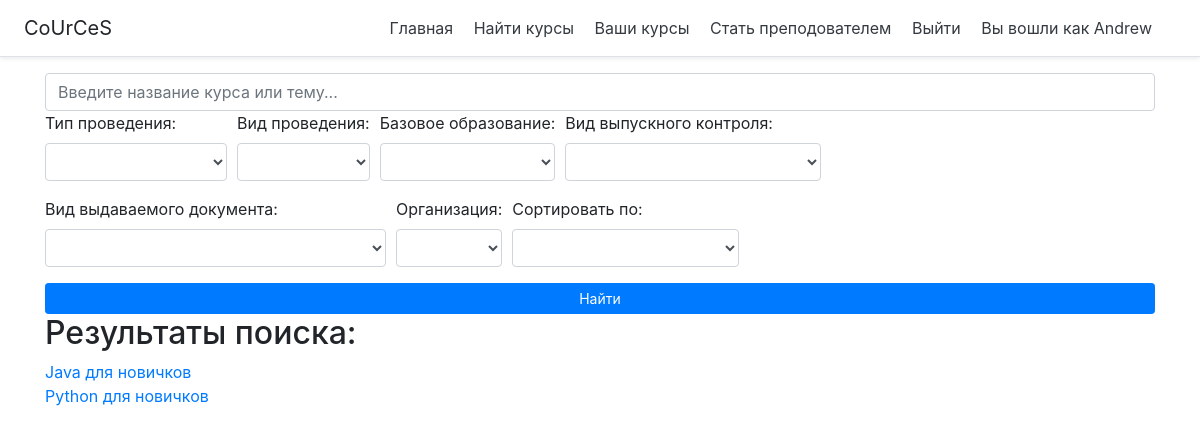
Before: /view-search-result (signed in) with the older database file.
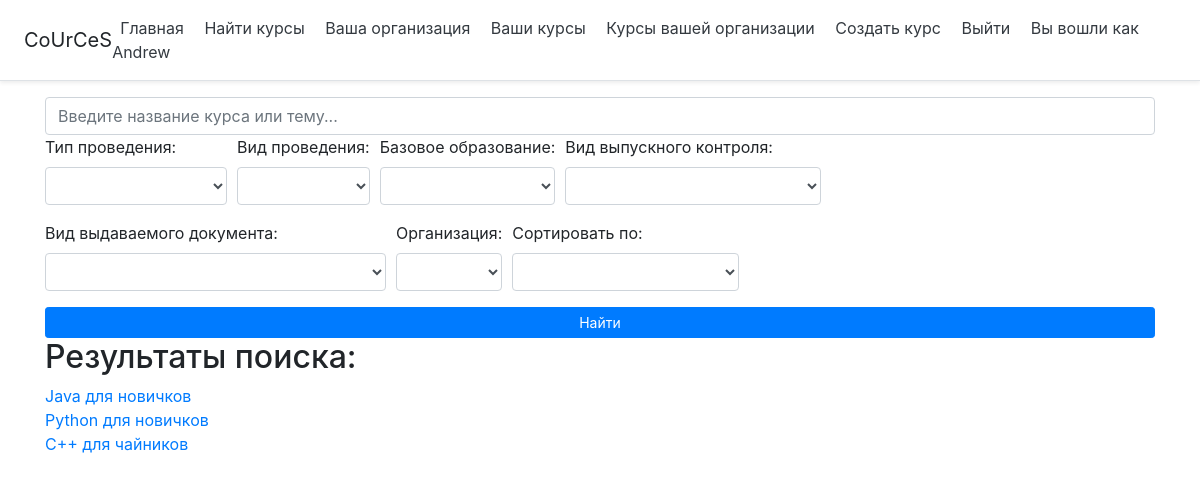
After: the same page with the newer database file.
### cource/models.py (models this page shows, shortened)
class Cource(models.Model):
    TYPE_OF_COURCE_CHOICES = [
        ('Груповые', 'Груповые'),
        ('Индивидуальные', 'Индивидуальные'),
    ]
    ATTENDANCE_CHOICES = [
        ('Очные', 'Очные'),
        ('Заочные', 'Заочные'),
    ]
    BASE_EDUCATION_CHOICES = [
        ('Среднее', 'Среднее'),
        ('Высшее', 'Высшее'),
    ]
    GRADUATE_CONTROL_CHOICES = [
        ('Квалификационная работа', 'Квалификационная работа'),
        ('Экзамен', 'Экзамен'),
        ('Собеседование', 'Собеседование'),
    ]
    GRADUATE_DOCUMENT_CHOICES = [
        ('Документ государственного образца', 'Документ государственного образца'),
        ('Сертификат', 'Сертификат'),
    ]
    title = models.CharField('Название', max_length=100)
    description = models.TextField('Описание')
    type_of_cource = models.CharField('Тип проведения', choices=TYPE_OF_COURCE_CHOICES, max_length=100)
    attendance = models.CharField('Вид проведения', choices=ATTENDANCE_CHOICES, max_length=100)
    start_date = models.DateField('Дата начала курсов')
    end_date = models.DateField('Дата окончания курсов')
    study_hours = models.IntegerField('Колличество часов обучения')
    base_education = models.CharField('Базовое образование', choices=BASE_EDUCATION_CHOICES, max_length=100)
    graduate_control = models.CharField('Вид выпускного контроля', choices=GRADUATE_CONTROL_CHOICES, max_length=100)
    graduate_document = models.CharField('Вид выдаваемого документа', choices=GRADUATE_DOCUMENT_CHOICES, max_length=100)
    price = models.IntegerField('Стоимость обучения')
    organization = models.ForeignKey(Organization, on_delete = models.CASCADE)

### cource/views.py (the view)
# urls.py: path('view-search-result', views.view_search_result, name='view_search_result'),
def view_search_result(request):
    template = 'cource/base_user.html' if request.user.is_authenticated and request.user.organization_set.count() > 0 else 'cource/base.html'
    cources = Cource.objects.all()
    SORT_CHOICES = [
        ('price', 'От дешевых к дорогим'),
        ('-price', 'От дорогих к дешевым'),
    ]
    context = {
        'template': template,
        'cources': cources,
        'TYPE_OF_COURCE_CHOICES': Cource.TYPE_OF_COURCE_CHOICES,
        'ATTENDANCE_CHOICES': Cource.ATTENDANCE_CHOICES,
        'BASE_EDUCATION_CHOICES': Cource.BASE_EDUCATION_CHOICES,
        'GRADUATE_CONTROL_CHOICES': Cource.GRADUATE_CONTROL_CHOICES,
        'GRADUATE_DOCUMENT_CHOICES': Cource.GRADUATE_DOCUMENT_CHOICES,
        'SORT_CHOICES': SORT_CHOICES,
    }
    return render(request, 'cource/cources/search_cources.html', context)

### cource/templates/cource/cources/search_cources.html (shortened to what this page needs)
{% extends template %}
{% block content %}
    <form action="{% url 'search_cources' %}" method="GET">
        <input type="text" name="title" class="form-control" placeholder="Введите название курса или тему...">
        <div class="form-row">
            <div class="form-group col-ml-6">
                <label for="type_of_cource">Тип проведения:</label>
                <select class="form-control" name="type_of_cource">
                        <option></option>
                    {% for choice in TYPE_OF_COURCE_CHOICES %}
                        <option value="{{ choice.0 }}">{{ choice.1 }}</option>
                    {% endfor %}
                </select>
            </div>
            <div class="form-group col-mt-6">
                <label for="attendance">Вид проведения:</label>
                <select class="form-control" name="attendance">
                        <option></option>
                    {% for choice in ATTENDANCE_CHOICES %}
                        <option value="{{ choice.0 }}">{{ choice.1 }}</option>
                    {% endfor %}
                </select>
            </div>
            <div class="form-group col-mt-6">
                <label for="base_education">Базовое образование:</label>
                <select class="form-control" name="base_education">
                        <option></option>
                    {% for choice in BASE_EDUCATION_CHOICES %}
                        <option value="{{ choice.0 }}">{{ choice.1 }}</option>
                    {% endfor %}
                </select>
            </div>
            <div class="form-group col-mt-6">
                <label for="graduate_control">Вид выпускного контроля:</label>
                <select class="form-control" name="graduate_control">
                        <option></option>
                    {% for choice in GRADUATE_CONTROL_CHOICES %}
                        <option value="{{ choice.0 }}">{{ choice.1 }}</option>
                    {% endfor %}
                </select>
            </div>
            <div class="form-group col-mt-6">
                <label for="graduate_document">Вид выдаваемого документа:</label>
                <select class="form-control" name="graduate_document">
                        <option></option>
                    {% for choice in GRADUATE_DOCUMENT_CHOICES %}
                        <option value="{{ choice.0 }}">{{ choice.1 }}</option>
                    {% endfor %}
                </select>
            </div>
            <div class="form-group col-mt-6">
                <label for="organization">Организация:</label>
                <select class="form-control" name="organization">
                        <option></option>
                </select>
            </div>
            <div class="form-group col-mt-6">
                <label for="sort">Сортировать по:</label>
                <select class="form-control" name="sort">
                        <option></option>
                    {% for choice in SORT_CHOICES %}
                        <option value="{{ choice.0 }}">{{ choice.1 }}</option>
                    {% endfor %}
                </select>
            </div>
        </div>
        <button type="submit" class="btn btn-primary btn-sm btn-block">Найти</button>
    </form>
    <h2>Результаты поиска:</h2>
    {% if cources %}
        {% for cource in cources %}
            <a href="{% url 'cource' cource.id %}">{{cource.title}}</a><br>
        {% endfor %}
    {% else %}
        <h3>Такие курсы не найдены</h3>
    {% endif %}
{% endblock %}

### cource/templates/cource/base_user.html (shortened to what this page needs)
<!DOCTYPE html>
<html lang="en">
<head>
    <link rel="stylesheet" href="https://stackpath.bootstrapcdn.com/bootstrap/4.5.2/css/bootstrap.min.css">
</head>
<body>
    <div class="d-flex flex-column flex-md-row align-items-center p-3 px-md-4 mb-3 bg-white border-bottom shadow-sm">
        <h5 class="my-0 mr-md-auto font-weight-normal">CoUrCeS</h5>
        <nav class="my-2 my-md-0 mr-md-3">
            <a class="p-2 text-dark" href="{% url 'home' %}">Главная</a>
            <a class="p-2 text-dark" href="{% url 'view_search_result' %}">Найти курсы</a>
            <a class="p-2 text-dark" href="{% url 'view_organization' %}">Ваша организация</a>
            <a class="p-2 text-dark" href="{% url 'view_user_cources' %}">Ваши курсы</a>
            <a class="p-2 text-dark" href="{% url 'view_cources' %}">Курсы вашей организации</a>
            <a class="p-2 text-dark" href="{% url 'create_cource' %}">Создать курс</a>
            <a class="p-2 text-dark" href="{% url 'log_out' %}">Выйти</a>
            <a class="p-2 text-dark" disabled>Вы вошли как {{ user.username }}</a>
        </nav>
      </div>
      <div class="container">
        {% block content %}{% endblock %}
      </div>
</body>
</html>

### cource/templates/cource/base.html (shortened to what this page needs)
<!DOCTYPE html>
{% load static %}
<html lang="en">
<head>
    <link rel="stylesheet" href="https://stackpath.bootstrapcdn.com/bootstrap/4.5.2/css/bootstrap.min.css">
    <link rel="stylesheet" href="{% static 'css/styles.css' %}">
</head>
<body>
    <div class="d-flex flex-column flex-md-row align-items-center p-3 px-md-4 mb-3 bg-white border-bottom shadow-sm">
        <h5 class="my-0 mr-md-auto font-weight-normal">CoUrCeS</h5>
        <nav class="my-2 my-md-0 mr-md-3">
          <a class="p-2 text-dark" href="{% url 'home' %}">Главная</a>
          <a class="p-2 text-dark" href="{% url 'view_search_result' %}">Найти курсы</a>
          {% if user.is_authenticated %}
            <a class="p-2 text-dark" href="{% url 'view_user_cources' %}">Ваши курсы</a>
            <a class="p-2 text-dark" href="{% url 'create_organization' %}">Стать преподователем</a>
            <a class="p-2 text-dark" href="{% url 'log_out' %}">Выйти</a>
            <a class="p-2 text-dark" disabled>Вы вошли как {{ user.username }}</a>
          {% else %}
            <a class="p-2 text-dark" href="{% url 'register_user' %}">Регистрация</a>
            <a class="p-2 text-dark" href="{% url 'login' %}">Вход</a>
          {% endif %}
        </nav>
      </div>
      <div class="container">
        {% block content %}{% endblock %}
      </div>
</body>
</html>

Changed rows visible on the page:
added Cource: title "C++ для чайников"
Other visible differences:
{{ user.username }}: (not shown) → "Andrew"
{{ user.username }}: "Andrew" → (not shown)
text no longer shown: "Стать преподователем"
text now shown: "Ваша организация Курсы вашей организации Создать курс"
